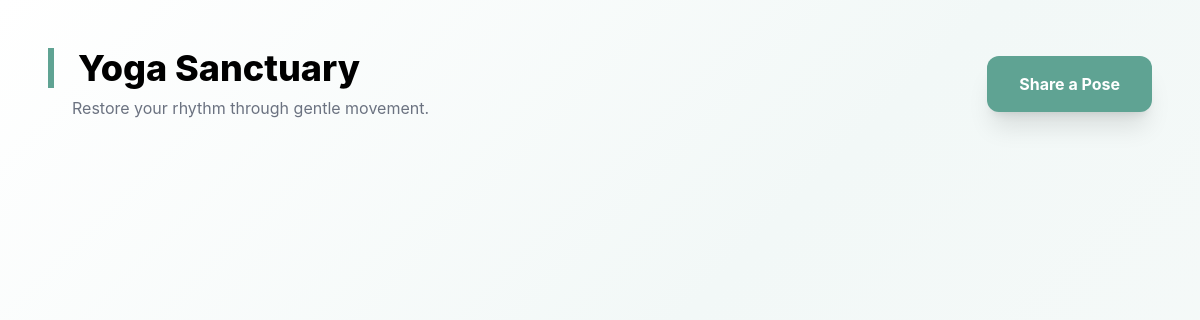
The page /yoga/ (signed in) on the database as committed earlier.
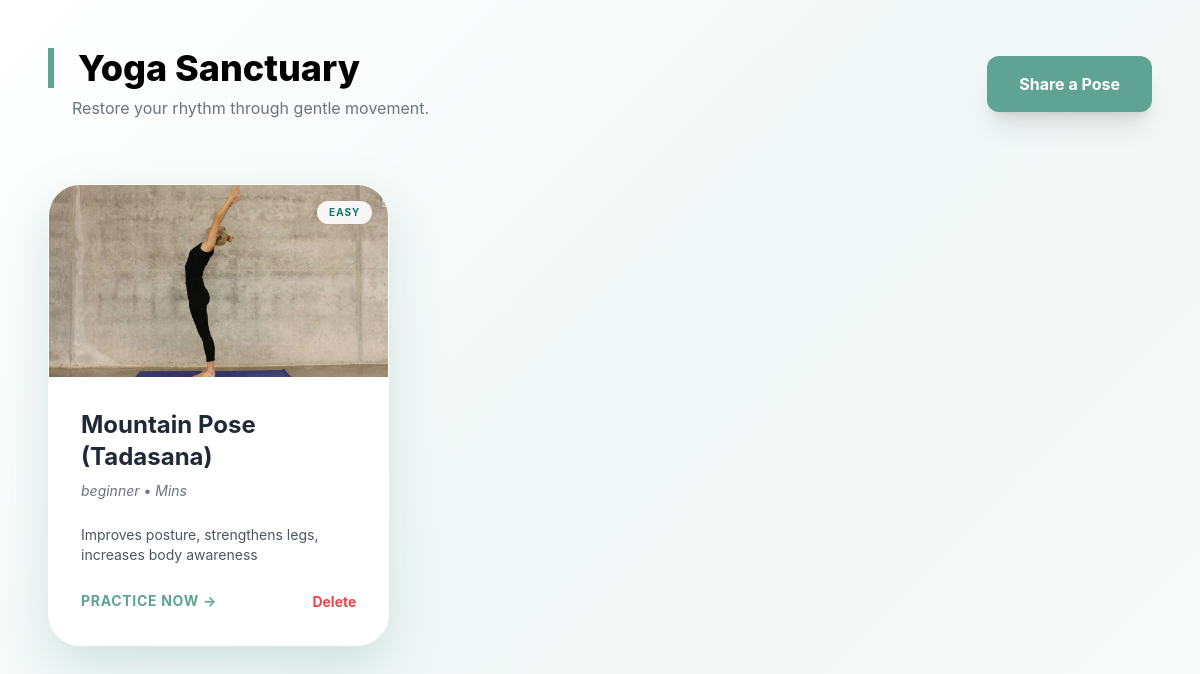
The same page on the database as committed later.
### serenify.py (models this page shows)
class YogaPose(db.Model):
    id = db.Column(db.Integer, primary_key=True)
    name = db.Column(db.String(100), nullable=False)
    category = db.Column(db.String(50), nullable=False)  # beginner, intermediate, advanced
    difficulty = db.Column(db.String(20), nullable=False)
    benefits = db.Column(db.Text, nullable=False)
    instructions = db.Column(db.Text, nullable=False)
    precautions = db.Column(db.Text, nullable=True)
    image_url = db.Column(db.String(200), nullable=True)
    video_url = db.Column(db.String(200), nullable=True)
    created_by = db.Column(db.Integer, db.ForeignKey('user.id'), nullable=False)
    created_at = db.Column(db.DateTime, default=datetime.now)
    creator = db.relationship('User', backref='yoga_poses')

### serenify.py (the view)
@app.route('/yoga/')
def yoga_page():
    if 'username' not in session:
        return redirect(url_for('login'))
    user = User.query.filter_by(username=session['username']).first()
    difficulty_filter = request.args.get('difficulty', 'all')
    category_filter = request.args.get('category', 'all')
    query = YogaPose.query
    if difficulty_filter != 'all':
        query = query.filter_by(difficulty=difficulty_filter)
    if category_filter != 'all':
        query = query.filter_by(category=category_filter)
    poses = query.order_by(YogaPose.created_at.desc()).all()
    user_progress = UserProgress.query.filter_by(
        user_id=user.id,
        activity_type='yoga'
    ).all()
    completed_ids = [p.activity_id for p in user_progress]
    return render_template('yoga.html',
                         user=user,
                         poses=poses,
                         completed_ids=completed_ids,
                         difficulty_filter=difficulty_filter,
                         category_filter=category_filter)

### templates/yoga.html (shortened to what this page needs)
<!DOCTYPE html>
<html lang="en">
<head>
    <script src="https://cdn.tailwindcss.com"></script>
</head>
<body class="p-6 md:p-12">
    <div class="max-w-7xl mx-auto">
        <header class="flex flex-col md:flex-row justify-between items-start md:items-center mb-16 gap-6">
            <div>
                <h2 class="text-4xl font-extrabold section-header">Yoga Sanctuary</h2>
                <p class="text-gray-500 mt-2 ml-6">Restore your rhythm through gentle movement.</p>
            </div>
            <a href="/yoga/add" class="btn-primary px-8 py-4 font-bold shadow-xl hover:brightness-110 transition">Share a Pose</a>
        </header>
        <div class="grid md:grid-cols-2 lg:grid-cols-3 gap-10">
            {% for pose in poses %}
            <div class="card-shadow overflow-hidden flex flex-col">
                <div class="h-48 bg-gray-100 relative">
                    {% if pose.image_url %}
                        <img src="{{ url_for('static', filename='yoga_images/' + pose.image_url) }}" class="w-full h-full object-cover">
                    {% else %}
                        <div class="w-full h-full flex items-center justify-center text-5xl">🧘‍♀️</div>
                    {% endif %}
                    <div class="absolute top-4 right-4 bg-white/90 backdrop-blur px-3 py-1 rounded-full text-[10px] font-bold uppercase tracking-widest text-teal-700">
                        {{ pose.difficulty }}
                    </div>
                </div>
                <div class="p-8 flex-grow">
                    <h3 class="text-2xl font-bold mb-2 text-gray-800">{{ pose.name }}</h3>
                    <p class="text-sm text-gray-500 mb-6 italic">{{ pose.category }} • {{ pose.duration }} Mins</p>
                    <p class="text-gray-600 text-sm line-clamp-3 mb-6">{{ pose.benefits }}</p>
                   <div class="flex justify-between items-center mt-4">
    <a href="{{ url_for('yoga_detail', pose_id=pose.id) }}"
       class="text-[#5fa393] font-bold tracking-wider text-sm hover:underline">
        PRACTICE NOW →
    </a>
    {% if pose.created_by == user.id %}
    <form action="{{ url_for('delete_yoga', pose_id=pose.id) }}"
          method="POST"
          onsubmit="return confirm('Are you sure you want to delete this pose?');">
        <button type="submit"
                class="text-red-500 text-sm font-bold hover:text-red-700">
            Delete
        </button>
    </form>
    {% endif %}
</div>
                </div>
            </div>
            {% endfor %}
        </div>
    </div>
</body>
</html>

Rows that differ between the two databases and show on the page:
added YogaPose: image_url (picture), difficulty "EASY", name "Mountain Pose (Tadasana)", category "beginner", benefits "Improves posture, strengthens legs, increases body awareness"
